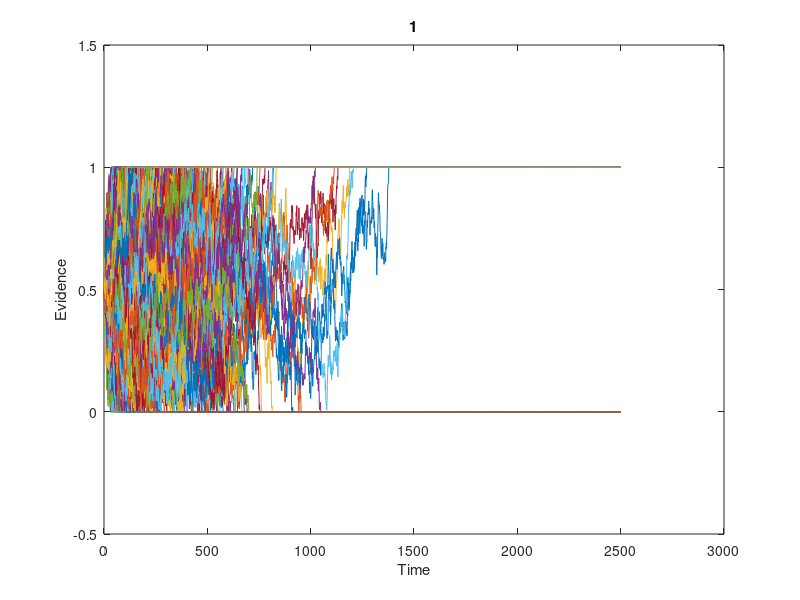
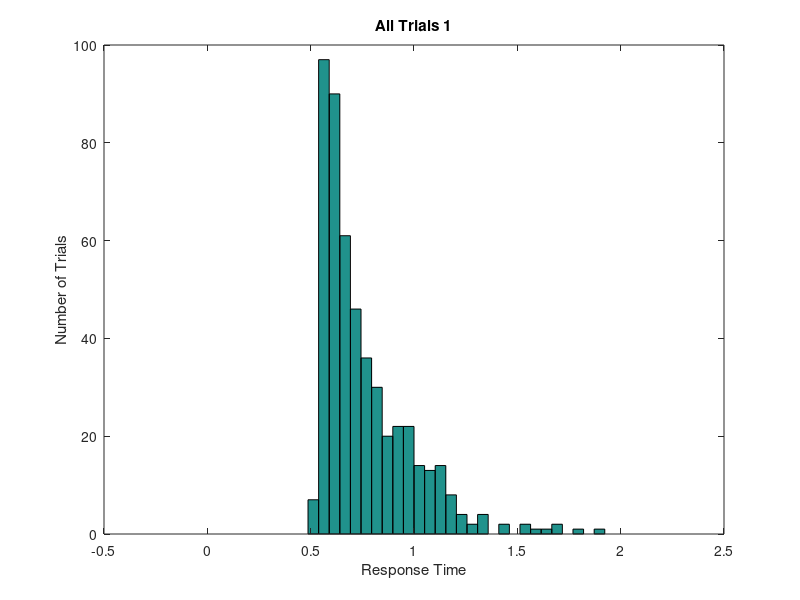

Source code (MATLAB) for these figures, in order: (Note: this script raises an error after producing the figures.)
clear; close all; clc;

%fix step size
dt = 0.001;
%parameter 
ntrials = 500; %NUMBER OF RUNS
mu = 0.5;
ndt = 0.5; %NON-DECISION TIME
sd = 1;   %THIS IS VARIABILITY WITHIN THE WALK.  KEEP FIXED AT 1. 
nsteps = 2500; %MAX LENGTH OF WALK.  INCREASE TILL WARNING GOES AWAY
criterion = 1; %CORRECT BOUNDARY LOCATION, INCORRECT IS ZERO 
beta = 0.5; % NORMALIZED BIAS
bias = beta*criterion; %ACTUAL BIAS

%set random number seed 
rng(19680104);
%OUTPUT VARIABLES
sample = zeros(1,nsteps+1);   %This is a single random draw from normal distribution
path = zeros(ntrials,nsteps+1); %This is all the random walks
rt = zeros(ntrials,1);  %These are the rts across trials 
correct = zeros(ntrials,1); %This is accuracy data. ZERO IS WRONG, ONE IS RIGHT
%LOOP OVER ntrials.  
for j = 1:ntrials
    goodpath = 0;
    while goodpath == 0
        drawn_mu = unifrnd(0.1, 1.0, [1,1]);
        draw = normrnd(drawn_mu*dt,sd*sqrt(dt),[1,nsteps]);  %DRAW A WALK
        sample(1) = bias; %START AT BIAS
        sample(2:nsteps+1) = draw; 
        walk = cumsum(sample); %SUM THE WALK.   
        crossbnd = find((walk > criterion) |(walk < 0)); %TEST BOTH BOUNDARIES  
        if ~isempty(crossbnd) %TEST IF IT CROSSED ONE OF THE BOUNDARIES AT LEAST
            goodpath = 1; %WALK IS GOOD, SET TO 1 TO EXIT WHILE LOOP
            path(j,:) = walk; %SAVE THE WALK
        else
            display('Bad Walk') %NOTIFY BAD WALK AND DRAW AGAIN LOWER
        end;
    end;
    rt(j) = crossbnd(1);  %RT IS FIRST CROSSING
    if path(j,rt(j)) > criterion  %TEST IF CORRECT
        path(j,rt(j):end) = criterion; %SET THE REST OF WALK TO BOUNDARY
        correct(j) = 1; %INDICATE CORRECT TRIAL
    else %TRIALIS INCORRECT
        path(j,rt(j):end) = 0; %SET THE REST OF WALK TO ZERO. 
    end; 
    %Add Non-decision time
    rt(j) = rt(j) + ndt/dt;	
end

%compute accuracy
accuracy = mean(correct);  %COMPUTER FRACTION CORRECT
%convert rt to milliseconds
rt = rt*dt;
%plot all the random walks. 
figure
plot(path');
xlabel('Time')
ylabel('Evidence')
title('1')
set(gca,'YLim',[-0.5 criterion+0.5])
%Make a histogram of all random walks. 
figure  
bins = linspace(0,2,40);  
hist(rt,bins);
xlabel('Response Time')
ylabel('Number of Trials')
title('All Trials 1')
%Make a histogram separating correct from incorrect 
errorrt = rt(find(correct == 0));  % THIS IS JUST THE INCORRECT TRIALS
correctrt = rt(find(correct == 1)); %THIS IS JUST THE CORRECT TRIALS
figure
[n1,x] = hist(errorrt, bins); 
[n2,x] = hist(correctrt, bins);
h = bar(x,[n1; n2]);
legend('Error', 'Correct');

xlabel('Response Time')
ylabel('Number of Trials')
avg_time = mean(errorrt)
title(append('Correct vs Error Trials 1', num2str(avg_time)))


%OUTPUT VARIABLES
sample = zeros(1,nsteps+1);   %This is a single random draw from normal distribution
path = zeros(ntrials,nsteps+1); %This is all the random walks
rt = zeros(ntrials,1);  %These are the rts across trials 
correct = zeros(ntrials,1); %This is accuracy data. ZERO IS WRONG, ONE IS RIGHT
%LOOP OVER ntrials.  
for j = 1:ntrials
    goodpath = 0;
    while goodpath == 0
        draw = normrnd(mu*dt,sd*sqrt(dt),[1,nsteps]);  %DRAW A WALK
        beta = unifrnd(0.1, 0.9, [1,1]); % NORMALIZED BIAS
        bias = beta * criterion; % ACTUAL BIAS
        sample(1) = bias;
        sample(2:nsteps+1) = draw; 
        walk = cumsum(sample); %SUM THE WALK.   
        crossbnd = find((walk > criterion) |(walk < 0)); %TEST BOTH BOUNDARIES  
        if ~isempty(crossbnd) %TEST IF IT CROSSED ONE OF THE BOUNDARIES AT LEAST
            goodpath = 1; %WALK IS GOOD, SET TO 1 TO EXIT WHILE LOOP
            path(j,:) = walk; %SAVE THE WALK
        else
            display('Bad Walk') %NOTIFY BAD WALK AND DRAW AGAIN LOWER
        end;
    end;
    rt(j) = crossbnd(1);  %RT IS FIRST CROSSING
    if path(j,rt(j)) > criterion  %TEST IF CORRECT
        path(j,rt(j):end) = criterion; %SET THE REST OF WALK TO BOUNDARY
        correct(j) = 1; %INDICATE CORRECT TRIAL
    else %TRIALIS INCORRECT
        path(j,rt(j):end) = 0; %SET THE REST OF WALK TO ZERO. 
    end; 
    %Add Non-decision time
    rt(j) = rt(j) + ndt/dt;	
end

%compute accuracy
accuracy = mean(correct);  %COMPUTER FRACTION CORRECT
%convert rt to milliseconds
rt = rt*dt;
%plot all the random walks. 
figure
plot(path');
xlabel('Time')
ylabel('Evidence')
title('2')
set(gca,'YLim',[-0.5 criterion+0.5])
%Make a histogram of all random walks. 
figure  
bins = linspace(0,2,40);  
hist(rt,bins);
xlabel('Response Time')
ylabel('Number of Trials')
title('All Trials 2')
%Make a histogram separating correct from incorrect 
errorrt = rt(find(correct == 0));  % THIS IS JUST THE INCORRECT TRIALS
correctrt = rt(find(correct == 1)); %THIS IS JUST THE CORRECT TRIALS
figure
[n1,x] = hist(errorrt, bins); 
[n2,x] = hist(correctrt, bins);
h = bar(x,[n1; n2]);
legend('Error', 'Correct');

xlabel('Response Time')
ylabel('Number of Trials')
avg_time = mean(errorrt)
title(append('Correct vs Error Trials 2', num2str(avg_time)))
